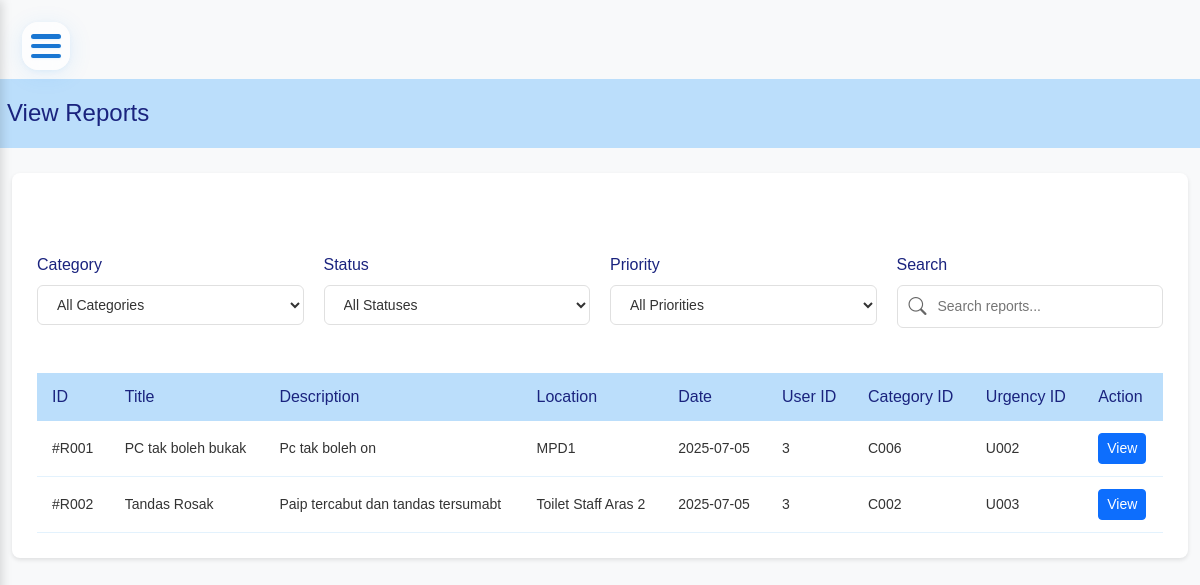
Page /maintenence_system/view_reports.php (signed in) on the committed database.
### tables this page shows
CREATE TABLE `report` (
  `Report_ID` varchar(4) NOT NULL,
  `title` varchar(255) NOT NULL,
  `description` text DEFAULT NULL,
  `location` varchar(255) DEFAULT NULL,
  `report_date` date NOT NULL,
  `User_ID` int(11) DEFAULT NULL,
  `Category_ID` varchar(4) DEFAULT NULL,
  `Urgency_ID` varchar(4) DEFAULT NULL
);

### maintenence_system/view_reports.php (the view, shortened to what this page needs)
<?php
require_once "config/database.php";
include "includes/header.php";
$sql = "SELECT * FROM REPORT ORDER BY report_date DESC";
$stmt = $conn->prepare($sql);
$stmt->execute();
$result = $stmt->get_result();
?>
<!DOCTYPE html>
<html lang="en">
<head>
</head>
<body>
    <div class="container-fluid py-4">
        <div class="page-header">
            <h1>View Reports</h1>
        </div>
        <div class="reports-container">
            <div class="filters-section">
                <div class="filter-group">
                    <label class="filter-label">Category</label>
                    <select class="filter-select" id="categoryFilter">
                        <option value="">All Categories</option>
                    </select>
                </div>
                <div class="filter-group">
                    <label class="filter-label">Status</label>
                    <select class="filter-select" id="statusFilter">
                        <option value="">All Statuses</option>
                    </select>
                </div>
                <div class="filter-group">
                    <label class="filter-label">Priority</label>
                    <select class="filter-select" id="priorityFilter">
                        <option value="">All Priorities</option>
                    </select>
                </div>
                <div class="filter-group">
                    <label class="filter-label">Search</label>
                    <div class="search-box">
                        <i class="bi bi-search search-icon"></i>
                        <input type="text" class="search-input" placeholder="Search reports...">
                    </div>
                </div>
            </div>
            <div class="table-responsive">
                <table class="reports-table">
                    <thead>
                        <tr>
                            <th>ID</th>
                            <th>Title</th>
                            <th>Description</th>
                            <th>Location</th>
                            <th>Date</th>
                            <th>User ID</th>
                            <th>Category ID</th>
                            <th>Urgency ID</th>
                            <th>Action</th>
                        </tr>
                    </thead>
                    <tbody>
                        <?php while ($report = $result->fetch_assoc()) { ?>
                            <tr>
                                <td>#<?php echo $report["Report_ID"]; ?></td>
                                <td><?php echo htmlspecialchars($report["title"]); ?></td>
                                <td><?php echo htmlspecialchars($report["description"]); ?></td>
                                <td><?php echo htmlspecialchars($report["location"]); ?></td>
                                <td><?php echo htmlspecialchars($report["report_date"]); ?></td>
                                <td><?php echo htmlspecialchars($report["User_ID"]); ?></td>
                                <td><?php echo htmlspecialchars($report["Category_ID"]); ?></td>
                                <td><?php echo htmlspecialchars($report["Urgency_ID"]); ?></td>
                                <td>
                                    <a href="view_report.php?id=<?php echo $report["Report_ID"]; ?>"
                                       class="btn btn-primary btn-sm">
                                        View
                                    </a>
                                </td>
                            </tr>
                        <?php } ?>
                    </tbody>
                </table>
            </div>
        </div>
    </div>
</body>
</html>
<?php include "includes/footer.php"; ?>

### maintenence_system/includes/header.php (style rules this page uses)
:root { --primary-bg: #bbdefb; --sidebar-width: 250px; --sidebar-collapsed-width: 70px; --header-height: 60px; --transition-speed: 0.5s; --transition-curve: cubic-bezier(0.4, 0, 0.2, 1); --menu-item-height: 45px; }
body { min-height: 100vh; background: #f8f9fa; overflow-x: hidden; font-family: 'DM Sans', sans-serif; }

### maintenence_system/view_reports.php (style rules this page uses)
.page-header { background: var(--primary-bg); padding: 20px; margin: -25px -25px 25px -25px; border-radius: 8px 8px 0 0; display: flex; justify-content: space-between; align-items: center; }
.page-header h1 { margin: 0; font-size: 24px; color: #1a237e; }
.reports-container { background: white; padding: 25px; border-radius: 8px; box-shadow: 0 2px 4px rgba(0,0,0,0.1); margin-left: var(--sidebar-width); transition: all var(--transition-speed) var(--transition-curve); width: calc(100% - var(--sidebar-width)); }
@media (max-width: 1200px) { .reports-container { margin-left: 0 !important; width: 100% !important; padding: 80px 25px 25px 25px; } }
.filters-section { display: grid; grid-template-columns: repeat(auto-fit, minmax(200px, 1fr)); gap: 20px; margin-bottom: 25px; }
.filter-group { display: flex; flex-direction: column; }
.filter-label { font-weight: 500; color: #1a237e; margin-bottom: 8px; }
.filter-select { padding: 10px 15px; border: 1px solid #e0e0e0; border-radius: 6px; font-size: 14px; color: #333; background-color: white; cursor: pointer; transition: all 0.3s; }
.search-box { position: relative; }
.search-input { width: 100%; padding: 10px 15px 10px 40px; border: 1px solid #e0e0e0; border-radius: 6px; font-size: 14px; transition: all 0.3s; }
.search-icon { position: absolute; left: 12px; top: 50%; transform: translateY(-50%); color: #666; font-size: 18px; }
.reports-table { width: 100%; border-collapse: separate; border-spacing: 0; margin-top: 20px; }
.reports-table th { background: var(--primary-bg); padding: 12px 15px; text-align: left; font-weight: 500; color: #1a237e; border: none; white-space: nowrap; }
.reports-table td { padding: 12px 15px; border-bottom: 1px solid #e3f2fd; color: #333; font-size: 14px; vertical-align: middle; }

### rows in the picture
report: Report_ID "R001", title "PC tak boleh bukak", description "Pc tak boleh on", location "MPD1", report_date "2025-07-05", User_ID "3", Category_ID "C006", Urgency_ID "U002"
report: Report_ID "R002", title "Tandas Rosak", description "Paip tercabut dan tandas tersumabt", location "Toilet Staff Aras 2", report_date "2025-07-05", User_ID "3", Category_ID "C002", Urgency_ID "U003"
